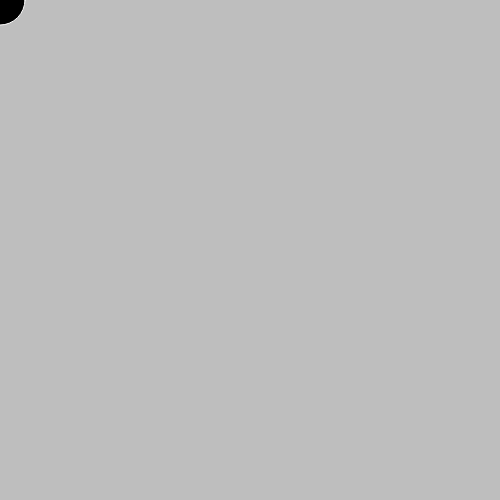
Frame 1 (no input)
Frame 60 (no input): identical to frame 1, image omitted
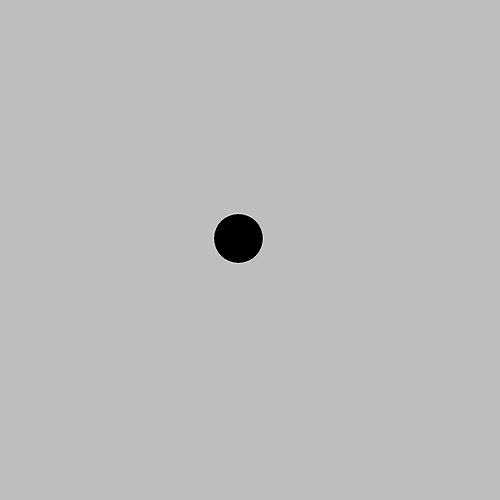
Frame 120 (the mouse pressed at the canvas centre since frame 60)

The p5.js sketch that drew these frames (run headless with seeded random() and noise() and a simulated clock; from frame 60 on, the mouse is pressed at the canvas centre):

// p5.js sketch
// ── sketch.js
var x=0,y=0;
var easing = 0.05;
var targetX, targetY, dx, dy;

function setup(){
  background(190);
  createCanvas(500,500);
}

function draw(){

  background(190);

  targetX = mouseX;
  dx = targetX - x;
  x += dx * easing;

  targetY = mouseY;
  dy = targetY - y;
  y += dy * easing;


  fill(0);
  stroke(255);
  circle(x,y,50);

	// draw();

}
